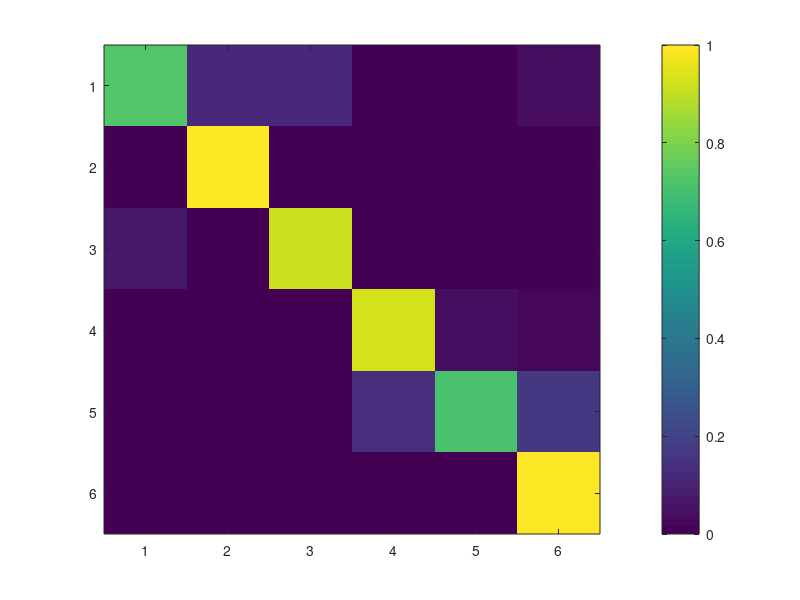

The MATLAB script that drew this image: (Note: this script raises an error after producing the figure.)
clc
clear all
close all
% -------------------------------------------------------------------------
% AnalyzeConfMat.m

% Generate tables or figures relating to classifier output.

% Input: .mat data from classifier scripts
% Output: ConfMat, Boxplot, table 
% -------------------------------------------------------------------------

Activities={'Sitting', 'Lying', 'Standing', 'Stairs Up', 'Stairs Down', 'Walking'};
numAct=length(Activities);

%load('Z:\RERC- Phones\Server Data\Clips\10s\PhoneData_Feat.mat') % Features

%% Healthy to Healthy

load('RUSConfusion');

% Confusion Matrix
for i=1:size(ConfMat,3)
    ConfMatAll(:,:,i)=ConfMat{i};
end

ConfMatAll=sum(ConfMatAll,3);
correctones = sum(ConfMatAll,2);
correctones = repmat(correctones,[1 6]);
figure; imagesc(ConfMatAll./correctones); colorbar; caxis([0 1])
set(gca,'XTickLabels',Activities)
set(gca,'YTickLabels',Activities)
xlabel('Predicted Activities'); ylabel('True Activities');
title('Healthy to Healthy')

for i=1:numAct
    for j=1:numAct
        text(i-0.25,j,num2str(ConfMatAll(i,j)));
    end
end

% Accuracy
for indSub=1:length(ConfMat)
    correctones = sum(ConfMat{indSub},2);
    Acc_Health(:,indSub)=diag(ConfMat{indSub}./repmat(correctones,[1,numAct]));
end

%% Healthy to Stroke

load('ConfusionMat_strokeHome.mat')

correctones = sum(ConfMat,2);
correctones = repmat(correctones,[1 6]);
figure; imagesc(ConfMat./correctones); colorbar
set(gca,'XTickLabels',Activities)
set(gca,'YTickLabels',Activities)
xlabel('Predicted Activities'); ylabel('True Activities');
title('Healthy to Stroke Home')

for i=1:numAct
    for j=1:numAct
        text(i-0.25,j,num2str(ConfMat(i,j)));
    end
end

% % Box plots
% Acc_Stroke=diag(ConfMat./correctones);
%
% figure;
% boxplot(Acc_Stroke,Activities); 
% title('Healthy to Stroke');

%% Lab vs. Home
load('ConfusionMat_strokestrokeHome');

% Confusion Matrix: Lab+Home --> Lab 
subjinds=cellfun(@(x) ~isempty(x), LabHomeConfMatLab(:,1));
ConfMatAll=zeros(length(Activities),length(Activities),sum(subjinds),size(LabHomeConfMatLab,2));

subjinds=find(subjinds);

for i=1:length(subjinds)
    ind=subjinds(i);
    for j=1:size(LabHomeConfMatLab,2)
        ConfMatAll(:,:,ind,j)=LabHomeConfMatLab{ind,j};
    end
end
ConfMatAll=sum(ConfMatAll,4);
ConfMatAll=sum(ConfMatAll,3);
correctones = sum(ConfMatAll,2);
correctones = repmat(correctones,[1 6]);
figure; imagesc(ConfMatAll./correctones, [0 1]); colorbar
xlabel('Predicted Activities'); ylabel('True Activities');
title('Stroke Lab+Home to Stroke Lab');
set(gca,'XTickLabel',Activities)
set(gca,'YTickLabel',Activities)
set(gca,'XTick',[1 2 3 4 5 6])
set(gca,'YTick',[1 2 3 4 5 6])

for i=1:numAct
    for j=1:numAct
        text(i-0.25,j,num2str(ConfMatAll(i,j)));
    end
end

% Confusion Matrix: Lab+Home --> Home 
subjinds=cellfun(@(x) ~isempty(x), LabHomeConfMatHome(:,1));
ConfMatAll=zeros(length(Activities),length(Activities),sum(subjinds),size(LabHomeConfMatHome,2));

subjinds=find(subjinds);

for i=1:length(subjinds)
    ind=subjinds(i);
    for j=1:size(LabHomeConfMatHome,2)
        ConfMatAll(:,:,ind,j)=LabHomeConfMatHome{ind,j};
    end
end
ConfMatAll=sum(ConfMatAll,4);
ConfMatAll=sum(ConfMatAll,3);
correctones = sum(ConfMatAll,2);
correctones = repmat(correctones,[1 6]);
figure; imagesc(ConfMatAll./correctones, [0 1]); colorbar
xlabel('Predicted Activities'); ylabel('True Activities');
title('Stroke Lab+Home to Stroke Home');
set(gca,'XTickLabel',Activities)
set(gca,'YTickLabel',Activities)
set(gca,'XTick',[1 2 3 4 5 6])
set(gca,'YTick',[1 2 3 4 5 6])

for i=1:numAct
    for j=1:numAct
        text(i-0.25,j,num2str(ConfMatAll(i,j)));
    end
end

% Box plots
for i=1:length(subjinds)
    indSub=subjinds(i);
    F1_LabLab(i,:)=calc_f1(LabConfMatLab{1,indSub});
    F1_LabHome(i,:)=calc_f1(LabConfMatHome{1,indSub});
    
    LabHomeConfMatLab_sub=cat(3,LabHomeConfMatLab{indSub,:});
    LabHomeConfMatHome_sub=cat(3,LabHomeConfMatHome{indSub,:});
    F1_LabHomeLab(i,:)=calc_f1(sum(LabHomeConfMatLab_sub,3));
    F1_LabHomeHome(i,:)=calc_f1(sum(LabHomeConfMatHome_sub,3));

end

figure;
boxplot(F1_LabLab,Activities); 
title('Stroke Lab to Stroke Lab');

figure;
boxplot(F1_LabHome,Activities); 
title('Stroke Lab to Stroke Home');

figure;
boxplot(F1_LabHomeLab,Activities); 
title('Stroke Lab+Home to Stroke Lab');

figure;
boxplot(F1_LabHomeHome,Activities); 
title('Stroke Lab+Home to Stroke Home');

